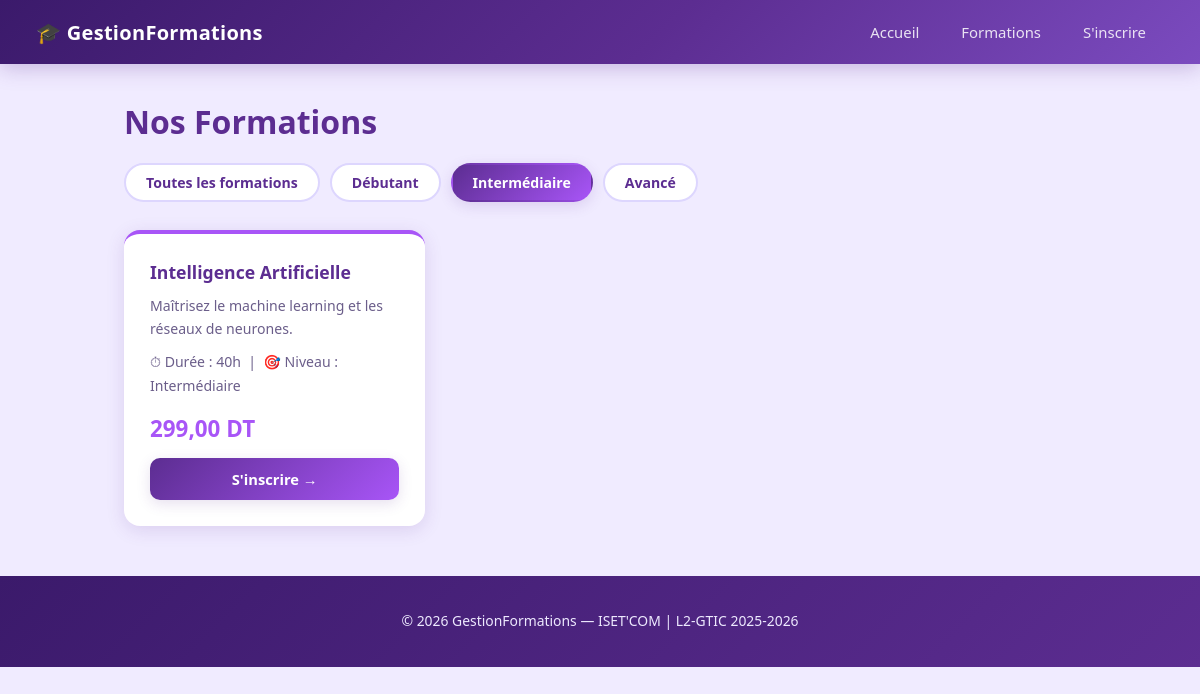
The app's page /index.php?page=formations&niveau=Intermédiaire with its own data.
### tables this page shows
CREATE TABLE IF NOT EXISTS formations (
    id          INT AUTO_INCREMENT PRIMARY KEY,
    titre       VARCHAR(150) NOT NULL,
    description TEXT         NOT NULL,
    prix        DECIMAL(8,2) NOT NULL DEFAULT 0,
    duree       VARCHAR(30)  DEFAULT '20h',
    niveau      VARCHAR(50)  DEFAULT 'Tous niveaux',
    created_at  TIMESTAMP    DEFAULT CURRENT_TIMESTAMP
);

### FormationController.php (called while the page is built)
<?php
require_once 'models/Formation.php';
$niveau = $_GET['niveau'] ?? '';
$formations = Formation::getAll($niveau);
require 'views/formations.php';

### Formation.php (called while the page is built, shortened)
<?php
class Formation {
    public static function getAll(string $niveau = ''): array {
        $pdo = Database::connect();
        if (!empty($niveau)) {
            $stmt = $pdo->prepare('SELECT * FROM formations WHERE niveau = ? ORDER BY id ASC');
            $stmt->execute([$niveau]);
        } else {
            $stmt = $pdo->query('SELECT * FROM formations ORDER BY id ASC');
        }
        return $stmt->fetchAll();
    }
}

### formations.php (the view, shortened to what this page needs)
<?php
require 'views/partials/header.php';
?>
<div class="container">
    <h1>Nos Formations</h1>
    <div class="filtres">
        <a href="index.php?page=formations" <?= empty($niveau) ? 'class="active"' : '' ?>>
            Toutes les formations
        </a>
        <a href="index.php?page=formations&niveau=Débutant" <?= $niveau === 'Débutant' ? 'class="active"' : '' ?>>
            Débutant
        </a>
        <a href="index.php?page=formations&niveau=Intermédiaire" <?= $niveau === 'Intermédiaire' ? 'class="active"' : '' ?>>
            Intermédiaire
        </a>
        <a href="index.php?page=formations&niveau=Avancé" <?= $niveau === 'Avancé' ? 'class="active"' : '' ?>>
            Avancé
        </a>
    </div>
    <?php if (empty($formations)): ?>
        <p>Aucune formation disponible pour le moment.</p>
    <?php else: ?>
        <div class="formations-grid">
            <?php foreach ($formations as $f): ?>
                <div class="formation-card">
                    <h2><?= htmlspecialchars($f['titre']) ?></h2>
                    <p><?= htmlspecialchars($f['description']) ?></p>
                    <p class="meta">
                        ⏱ Durée : <?= htmlspecialchars($f['duree']) ?>
                        &nbsp;|&nbsp;
                        🎯 Niveau : <?= htmlspecialchars($f['niveau']) ?>
                    </p>
                    <p class="prix"><?= number_format($f['prix'], 2, ',', ' ') ?> DT</p>
                    <a class="btn-inscrire"
                       href="index.php?page=inscription&formation_id=<?= $f['id'] ?>">
                        S'inscrire →
                    </a>
                </div>
            <?php endforeach; ?>
        </div>
    <?php endif; ?>
</div>
<?php require 'views/partials/footer.php'; ?>

### style.css (style rules this page uses)
:root { --primary: #5C2D91; --primary-dark: #3B1A6B; --primary-light: #7B4BBF; --accent: #A855F7; --accent-light: #C084FC; --lavande: #EDE9FE; --lavande-mid: #DDD6FE; --violet-pale: #F5F3FF; --bg: #F0EBFF; --white: #FFFFFF; --text: #1E1035; --text-muted: #6B5E8A; --success: #059669; --success-light: #D1FAE5; --warning: #D97706; --warning-light: #FEF3C7; --shadow: rgba(92, 45, 145, 0.15); --shadow-strong: rgba(92, 45, 145, 0.28); }
* { box-sizing: border-box; margin: 0; padding: 0; }
body { font-family: 'Segoe UI', Arial, sans-serif; background: var(--bg); color: var(--text); min-height: 100vh; }
h1, h2, h3 { color: var(--primary); font-weight: 700; }
p { margin: 10px 0; line-height: 1.65; }
a { color: var(--primary-light); text-decoration: none; transition: color 0.2s; }
.container { max-width: 1000px; margin: 36px auto; padding: 0 24px; }
.formations-grid { display: grid; grid-template-columns: repeat(auto-fill, minmax(290px, 1fr)); gap: 24px; margin-top: 28px; }
.formation-card { background: var(--white); border-radius: 16px; padding: 26px; box-shadow: 0 4px 18px var(--shadow); transition: transform 0.25s, box-shadow 0.25s; display: flex; flex-direction: column; gap: 10px; border-top: 4px solid var(--accent); }
.formation-card h2 { font-size: 1.1em; color: var(--primary); font-weight: 700; }
.formation-card p { font-size: 0.88em; color: var(--text-muted); margin: 0; }
.formation-card .meta { display: flex; gap: 8px; flex-wrap: wrap; }
.formation-card .prix { font-size: 1.4em; font-weight: 800; color: var(--accent); margin-top: 4px; }
.btn-inscrire { display: block; margin-top: auto; padding: 11px 20px; background: linear-gradient(135deg, var(--primary), var(--accent)); color: white; border-radius: 10px; font-size: 0.92em; font-weight: 700; text-align: center; transition: all 0.22s; box-shadow: 0 4px 14px var(--shadow); }
.filtres { margin: 20px 0; display: flex; gap: 10px; flex-wrap: wrap; }
.filtres a { padding: 8px 20px; background: var(--white); border-radius: 50px; font-size: 0.88em; color: var(--primary); font-weight: 600; border: 2px solid var(--lavande-mid); transition: all 0.2s; }
.filtres a:hover, .filtres a.active { background: linear-gradient(135deg, var(--primary), var(--accent)); color: white; border-color: transparent; text-decoration: none; box-shadow: 0 4px 14px var(--shadow); }

### records on screen
formations: titre "Intelligence Artificielle", description "Maîtrisez le machine learning et les réseaux de neurones.", duree "40h", niveau "Intermédiaire", prix "299,00"
